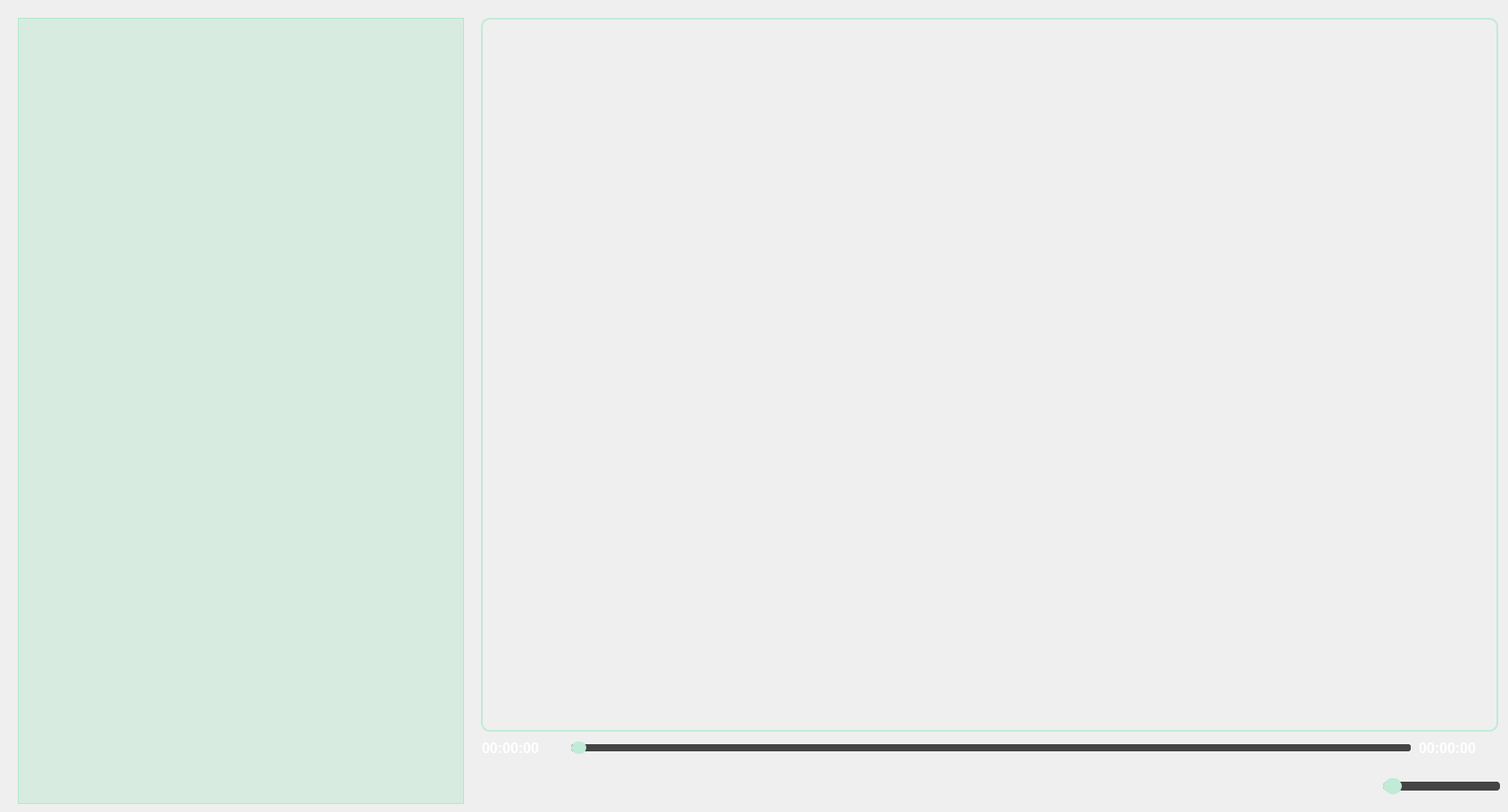
     <widget class="QWidget" name="page_music">
      <property name="styleSheet">
       <string notr="true">#page_music {
    background-color: rgba(58, 63, 70, 180);
    color: white;
    border: 1px solid #6d7a8a;
    border-radius: 12px;
}</string>
      </property>
      <widget class="QPushButton" name="pushButton_Play_Pause_2">
       <property name="geometry">
        <rect>
         <x>600</x>
         <y>860</y>
         <width>51</width>
         <height>41</height>
        </rect>
       </property>
       <property name="styleSheet">
        <string notr="true">QPushButton {
		border-image: url(:/images/play.png);
        background-color: rgba(0,0,0,0);
        border: none;
		color: transparent;
}</string>
       </property>
       <property name="text">
        <string/>
       </property>
      </widget>
      <widget class="QLabel" name="label_Total_Time_2">
       <property name="geometry">
        <rect>
         <x>1590</x>
         <y>830</y>
         <width>91</width>
         <height>16</height>
        </rect>
       </property>
       <property name="font">
        <font>
         <pointsize>12</pointsize>
         <weight>75</weight>
         <bold>true</bold>
        </font>
       </property>
       <property name="styleSheet">
        <string notr="true">color: white;</string>
       </property>
       <property name="text">
        <string>00:00:00</string>
       </property>
      </widget>
      <widget class="QGroupBox" name="groupBox_Music">
       <property name="geometry">
        <rect>
         <x>539</x>
         <y>20</y>
         <width>1140</width>
         <height>800</height>
        </rect>
       </property>
       <property name="styleSheet">
        <string notr="true">QGroupBox#groupBox_Music {
    border: 2px solid #C0EBD6;
    border-radius: 10px;

    background-image: url(:/images/Play_icon.png);
    background-repeat: no-repeat;
    background-position: center;
    padding: 6px;
}

QGroupBox#groupBox_Music::title {
    subcontrol-origin: margin;
    subcontrol-position: top center;
    padding: 0 5px;
    color: white;
    background-color: transparent;
}
</string>
       </property>
       <property name="title">
        <string/>
       </property>
      </widget>
      <widget class="QListWidget" name="listWidget_MusicList">
       <property name="geometry">
        <rect>
         <x>20</x>
         <y>20</y>
         <width>500</width>
         <height>881</height>
        </rect>
       </property>
       <property name="styleSheet">
        <string notr="true">QListWidget {
    background-color: rgba(181, 230, 204, 100);  /* B5E6CC에 투명도 적용 */
    border: 1px solid #B5E6CC;
    color: white;
}

QListWidget::item {
    height: 45px;
    font-size: 18px;
    border-bottom: 1px solid #59EDD9;
    padding-left: 10px;
    background-color: transparent;  /* 항목 배경은 투명하게 */
}

QListWidget::item:selected {
    background-color: rgba(100, 255, 200, 120);  /* 선택 항목도 연두 반투명 */
    color: black;
}
</string>
       </property>
      </widget>
      <widget class="QPushButton" name="pushButton_Seek_Backward_2">
       <property name="geometry">
        <rect>
         <x>540</x>
         <y>860</y>
         <width>51</width>
         <height>41</height>
        </rect>
       </property>
       <property name="styleSheet">
        <string notr="true">QPushButton {
		border-image: url(:/images/prior.png);
        background-color: rgba(0,0,0,0);
        border: none;
		color: transparent;
}</string>
       </property>
       <property name="text">
        <string/>
       </property>
      </widget>
      <widget class="QPushButton" name="pushButton_Stop_2">
       <property name="geometry">
        <rect>
         <x>660</x>
         <y>860</y>
         <width>51</width>
         <height>41</height>
        </rect>
       </property>
       <property name="styleSheet">
        <string notr="true">QPushButton {
		border-image: url(:/images/stop.png);
        background-color: rgba(0,0,0,0);
        border: none;
		color: transparent;
}</string>
       </property>
       <property name="text">
        <string/>
       </property>
      </widget>
      <widget class="QSlider" name="horizontalSlider_Duration_2">
       <property name="geometry">
        <rect>
         <x>640</x>
         <y>827</y>
         <width>941</width>
         <height>22</height>
        </rect>
       </property>
       <property name="styleSheet">
        <string notr="true">QSlider::groove:horizontal {
    border: 1px solid #444;
    height: 6px;
    background: #222;
    margin: 0px;
    border-radius: 3px;
}

QSlider::handle:horizontal {
    background: #C0EBD6;
    border: 1px solid #C0EBD6;
    width: 14px;
    height: 14px;
    margin: -4px 0;
    border-radius: 7px;
}

QSlider::sub-page:horizontal {
    background: #C0EBD6;
    border-radius: 3px;
}

QSlider::add-page:horizontal {
    background: #444;
    border-radius: 3px;
}
</string>
       </property>
       <property name="orientation">
        <enum>Qt::Horizontal</enum>
       </property>
      </widget>
      <widget class="QPushButton" name="pushButton_Seek_Forward_2">
       <property name="geometry">
        <rect>
         <x>720</x>
         <y>860</y>
         <width>51</width>
         <height>41</height>
        </rect>
       </property>
       <property name="styleSheet">
        <string notr="true">QPushButton {
		border-image: url(:/images/after.png);
        background-color: rgba(0,0,0,0);
        border: none;
		color: transparent;
}</string>
       </property>
       <property name="text">
        <string/>
       </property>
      </widget>
      <widget class="QLabel" name="label_current_Time_2">
       <property name="geometry">
        <rect>
         <x>540</x>
         <y>830</y>
         <width>91</width>
         <height>16</height>
        </rect>
       </property>
       <property name="font">
        <font>
         <pointsize>12</pointsize>
         <weight>75</weight>
         <bold>true</bold>
        </font>
       </property>
       <property name="styleSheet">
        <string notr="true">color: white;</string>
       </property>
       <property name="text">
        <string>00:00:00</string>
       </property>
      </widget>
      <widget class="QPushButton" name="pushButton_Volume_2">
       <property name="geometry">
        <rect>
         <x>1490</x>
         <y>860</y>
         <width>51</width>
         <height>41</height>
        </rect>
       </property>
       <property name="styleSheet">
        <string notr="true">QPushButton {
		border-image: url(:/images/sound.png);
        background-color: rgba(0,0,0,0);
        border: none;
		color: transparent;
}</string>
       </property>
       <property name="text">
        <string/>
       </property>
      </widget>
      <widget class="QSlider" name="horizontalSlider_Volume_2">
       <property name="geometry">
        <rect>
         <x>1550</x>
         <y>870</y>
         <width>131</width>
         <height>22</height>
        </rect>
       </property>
       <property name="styleSheet">
        <string notr="true">QSlider::groove:horizontal {
    border: 1px solid #444;
    height: 8px;
    background: #222;
    margin: 0px;
    border-radius: 4px;
}

QSlider::handle:horizontal {
    background: #C0EBD6;
    border: 1px solid #C0EBD6;
    width: 18px;
    height: 18px;
    margin: -5px 0;
    border-radius: 9px;
}

QSlider::sub-page:horizontal {
    background: #C0EBD6;
    border-radius: 4px;
}

QSlider::add-page:horizontal {
    background: #444;
    border-radius: 4px;
}
</string>
       </property>
       <property name="orientation">
        <enum>Qt::Horizontal</enum>
       </property>
      </widget>
     </widget>
